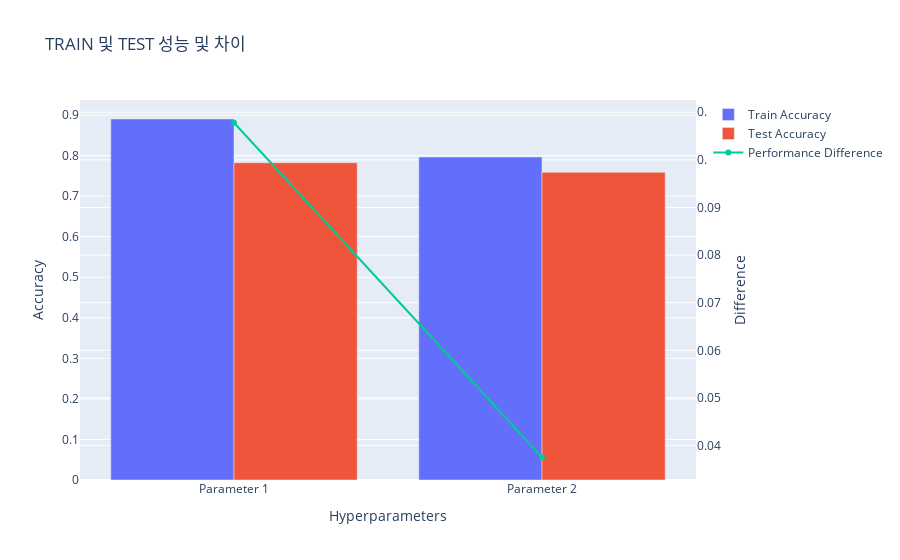

Notebook source saved alongside this figure:
### Code cell
import plotly.graph_objects as go

# 하이퍼파라미터 및 성능 데이터 생성 (임의의 데이터 사용)
hyperparameters = ['Parameter 1', 'Parameter 2']


# TRAIN 및 TEST 성능 차이 계산
performance_difference = [train_acc - test_acc for train_acc, test_acc in zip(train_accuracy, test_accuracy)]

# 데이터프레임 생성
data = pd.DataFrame({'Hyperparameters': hyperparameters, 'Train Accuracy': train_accuracy, 'Test Accuracy': test_accuracy, 'Performance Difference': performance_difference})

# 그래프 생성
fig = go.Figure(data=[
    go.Bar(name='Train Accuracy', x=hyperparameters, y=train_accuracy),
    go.Bar(name='Test Accuracy', x=hyperparameters, y=test_accuracy),
    go.Scatter(name='Performance Difference', x=hyperparameters, y=performance_difference, yaxis='y2', mode='lines+markers')
])

# 그래프 레이아웃 설정
fig.update_layout(title='TRAIN 및 TEST 성능 및 차이', xaxis_title='Hyperparameters', yaxis_title='Accuracy', yaxis2=dict(title='Difference', overlaying='y', side='right'))

# 그래프 출력
fig.show()

### Figure 1 — Plotly figure (JSON) as saved in the notebook; plotly's stock layout.template omitted (floating-point values rounded to 4 significant figures)
{"data": [{"name": "Train Accuracy", "type": "bar", "x": ["Parameter 1", "Parameter 2"], "y": [0.8904, 0.7965]}, {"name": "Test Accuracy", "type": "bar", "x": ["Parameter 1", "Parameter 2"], "y": [0.7826, 0.7589]}, {"mode": "lines+markers", "name": "Performance Difference", "type": "scatter", "x": ["Parameter 1", "Parameter 2"], "y": [0.1078, 0.03755], "yaxis": "y2"}], "layout": {"title": {"text": "TRAIN 및 TEST 성능 및 차이"}, "xaxis": {"title": {"text": "Hyperparameters"}}, "yaxis": {"title": {"text": "Accuracy"}}, "yaxis2": {"overlaying": "y", "side": "right", "title": {"text": "Difference"}}}}
